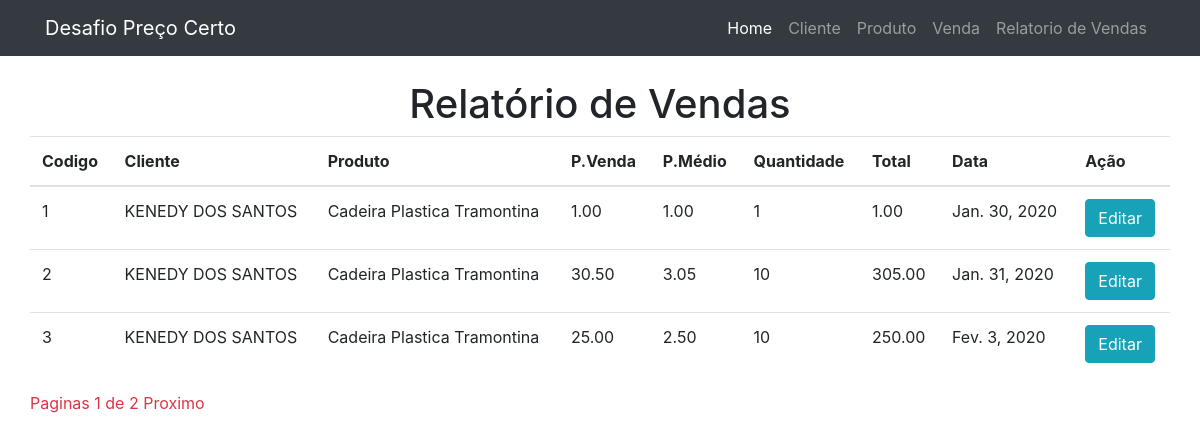
/core/relatorio/, run on the app's committed database.
### vendas/models.py (models this page shows, shortened)
class Pedido(models.Model):
	cliente = models.ForeignKey(Cliente, on_delete=models.CASCADE)
	produto = models.ForeignKey(Produto, on_delete=models.CASCADE)
	preco = models.DecimalField('Preço', max_digits=7, decimal_places=2)
	quantidade = models.IntegerField('Quantidade')
	data = models.DateField('Criado em', auto_now_add=True)
	def calcula(self):
		return self.preco / self.quantidade
	preco_medio = property(calcula)
	def total(self):
		return self.preco * self.quantidade
	sub_total = property(total)
	class Meta:
		verbose_name = 'Pedido'
		verbose_name_plural = 'Pedidos'
		ordering = ['cliente']

### clinte/models.py (models this page shows)
class Cliente(models.Model):
	nome = models.CharField('Nome', max_length=50)
	class Meta:
		verbose_name = 'Cliente'
		verbose_name_plural = 'Clientes'
	def __str__(self):
		return self.nome

### produto/models.py (models this page shows)
class Produto(models.Model):
	nome = models.CharField('Descrição', max_length=100)
	preco_custo = models.DecimalField('Preço Custo', max_digits=7, decimal_places=2)
	preco_venda = models.DecimalField('Preço Venda', max_digits=7, decimal_places=2)
	class Meta:
		verbose_name = 'Produto'
		verbose_name_plural = 'Produtos'
	def __str__(self):
		return self.nome

### core/views.py (the view)
# urls.py: path('relatorio/', views.relatorio, name='relatorio'),
def relatorio(request):
	relatorio = Pedido.objects.all()
	custo = Produto.objects.all()
	paginator = Paginator(relatorio,3)
	page = request.GET.get('page')
	relatorio = paginator.get_page(page)
	return render(request, 'core/relatorio.html',{'relatorio':relatorio,'relatorio':relatorio, 'custo':custo})

### core/templates/core/relatorio.html (shortened to what this page needs)
{% extends "base.html" %}
{% load bootstrap4 %}
{% block body %}
<br>
  <strong><h1>Relatório de Vendas</h1></strong>
  </div>
   <br>
   <table class="table">
    <thead>
    <tr>
    <th>Codigo</th>
    <th>Cliente</th>
    <th>Produto</th>
    <th>P.Venda</th>
    <th>P.Médio</th>
    <th>Quantidade</th>
    <th>Total</th>
    <th>Data</th>
    <th>Ação</th>
    </tr>
    </thead>
    {% for list in relatorio %}
    <tr>
    <td>{{list.id}}</td>
    <td>{{list.cliente}}</td>
    <td>{{list.produto}}</td>
    <td>{{list.preco}}</td>
    <td>{{list.preco_medio}}</td>
    <td>{{list.quantidade}}</td>
    <td>{{list.sub_total}}</td>
    <td>{{list.data}}</td>
    <td><a href="{% url 'editar' list.id %}" class="btn btn-info">Editar</a></td>
    </tr>
    {% empty %}
    <div class="alert success">
    <i class="material-icons" style="font-size:40px">sentiment_very_dissatisfied</i><p>
    Ops! sem relatório de vendas
    </div>
    {% endfor %}
    </table>
    <div class="text-danger">
    <span class="step-links">
    <span class="current">
    Paginas {{ relatorio.number }} de {{ relatorio.paginator.num_pages }}
    </span>
    {% if relatorio.has_next %}
    <a class="text-danger" href="?page={{ relatorio.next_page_number }}">Proximo</a>
    {% endif %}
    </span>
    </div>
{% endblock body %}

### core/templates/base.html (shortened to what this page needs)
{% load static %}
{% load bootstrap4 %}
<!DOCTYPE html>
<html lang="pt-br">
<head>
  <link href="{% static 'vendor/bootstrap/css/bootstrap.min.css'%}" rel="stylesheet">
</head>
<body>
  <nav class="navbar navbar-expand-lg navbar-dark bg-dark static-top">
    <div class="container">
      <a class="navbar-brand" href="#">Desafio Preço Certo</a>
      <div class="collapse navbar-collapse" id="navbarResponsive">
        <ul class="navbar-nav ml-auto">
          <li class="nav-item active">
            <a class="nav-link" href="/">Home
            </a>
          </li>
          <li class="nav-item">
            <a class="nav-link" href="{% url 'cliente' %}">Cliente</a>
          </li>
          <li class="nav-item">
            <a class="nav-link" href="{% url 'produto' %}">Produto</a>
          </li>
          <li class="nav-item">
            <a class="nav-link" href="{% url 'pedido' %}">Venda</a>
          </li>
          <li class="nav-item">
            <a class="nav-link" href="{% url 'relatorio' %}">Relatorio de Vendas</a>
          </li>
        </ul>
      </div>
    </div>
  </nav>
  <div class="container">
    <div class="row">
      <div class="col-lg-12 text-center">
       {% block body %}
       {% endblock body %}
      </div>
    </div>
</body>
</html>

### data on the page
Pedido: id "1", cliente "KENEDY DOS SANTOS", produto "Cadeira Plastica Tramontina", preco "1.00", preco_medio "1.00", quantidade "1", sub_total "1.00", data "Jan. 30, 2020"
Pedido: id "2", cliente "KENEDY DOS SANTOS", produto "Cadeira Plastica Tramontina", preco "30.50", preco_medio "3.05", quantidade "10", sub_total "305.00", data "Jan. 31, 2020"
Pedido: id "3", cliente "KENEDY DOS SANTOS", produto "Cadeira Plastica Tramontina", preco "25.00", preco_medio "2.50", quantidade "10", sub_total "250.00", data "Fev. 3, 2020"

### other printed values
{{ relatorio.number }} "1"
{{ relatorio.paginator.num_pages }} "2"
